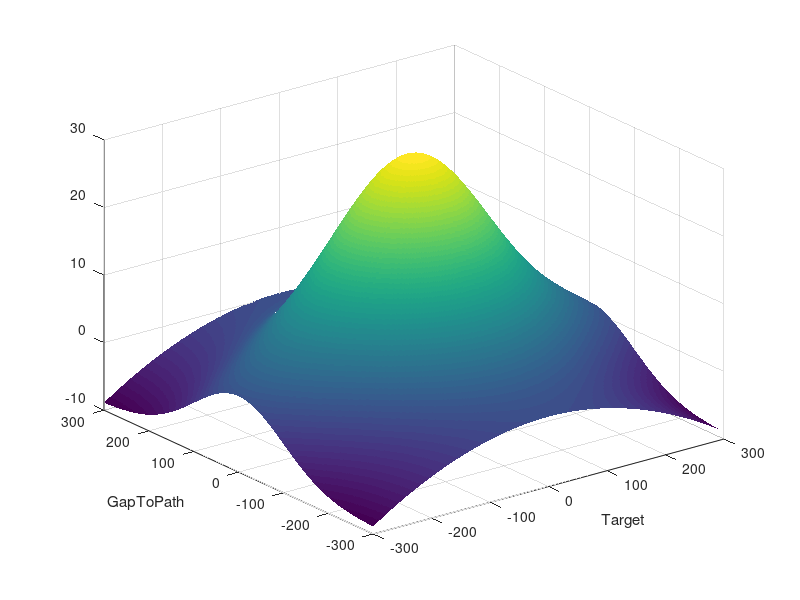

The MATLAB source for this figure:
%This is to show the behavior of embedded reward function
close all


f2 = figure;
[X,Y] = meshgrid(-300:300,-300:300);

Z = 20*exp(-0.00005*sqrt(X.^2+Y.^2).^2)+10*exp(-0.00005*abs(Y).^2)-10-0.0001*X.^2+10;


f2 = surf(X,Y,Z,'LineStyle','none');
xlabel('Target')
ylabel('GapToPath')